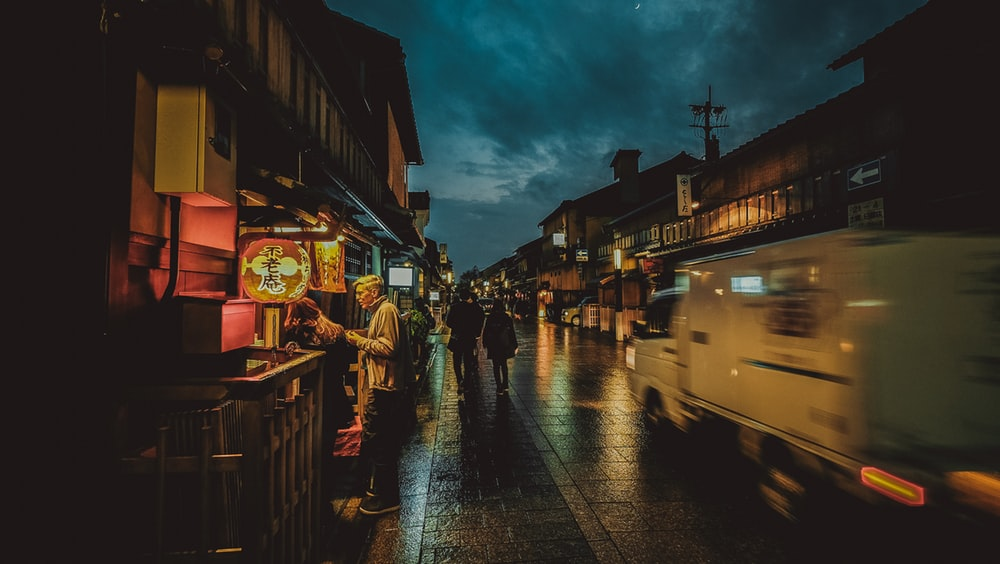
#> input picture opencv/lowlight.jpg, 1000 x 564 px
$ python imgthresh.py
#> lines starting #> are read from the running program, lines starting #| are printed output that depends on the picture; after the words box and inside, x2 and y2 are one past the last pixel; in counts of white or black regions, pixels touching at a corner belong together
import cv2

img = cv2.imread('lowlight.jpg',cv2.IMREAD_GRAYSCALE)
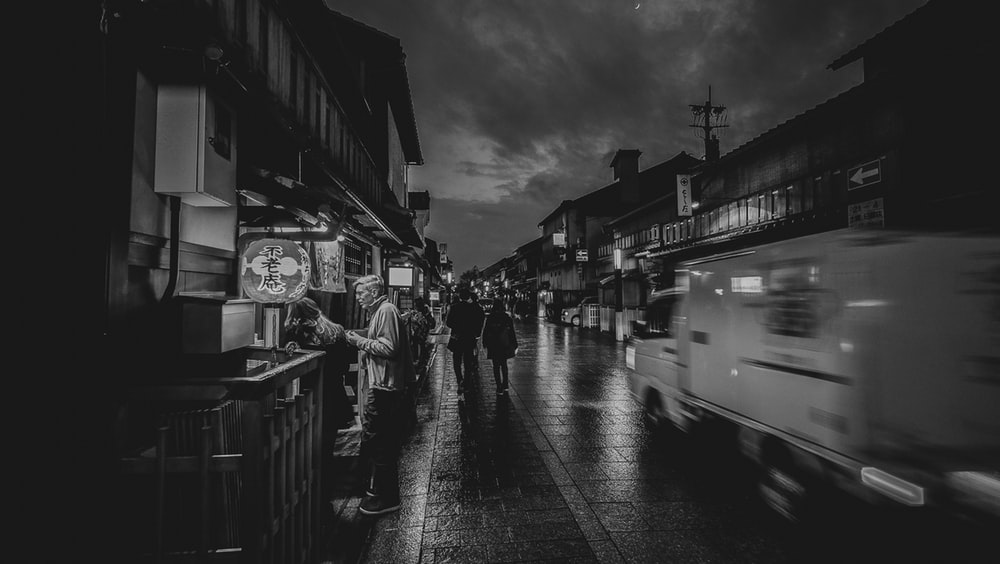
#> img: shape (564, 1000); min 0, max 237, mean 48.4

ret,threshold=cv2.threshold(img,80,255,cv2.THRESH_BINARY)
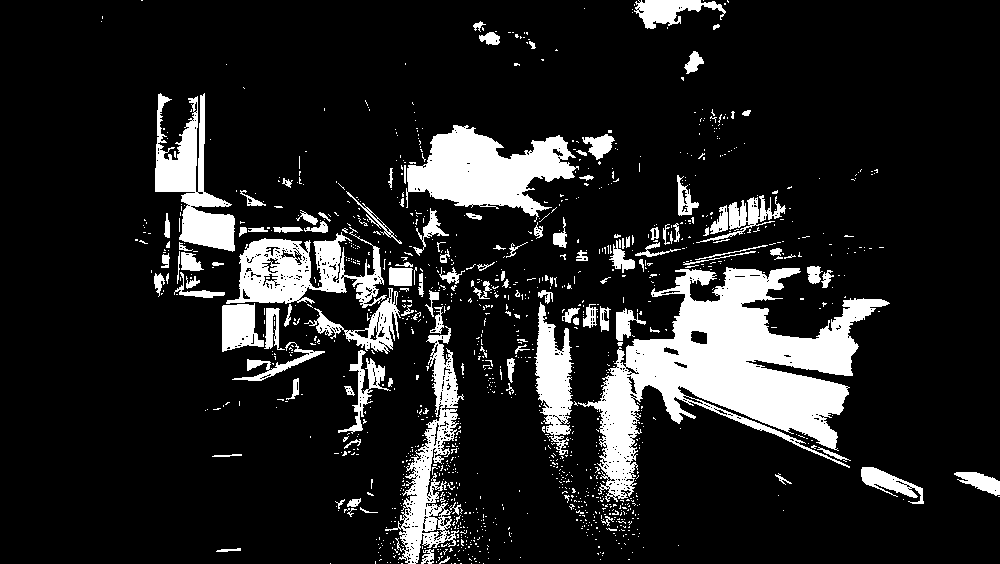
#> threshold: shape (564, 1000); 14.1% white; 1250 white regions (1128 under 20 px), largest, box (x1, y1, x2, y2) and area: (578, 267, 890, 502) 27442, (406, 125, 579, 222) 8737, (226, 227, 387, 308) 5900
gauss = cv2.adaptiveThreshold(img,255,cv2.ADAPTIVE_THRESH_GAUSSIAN_C,cv2.THRESH_BINARY,115,5)
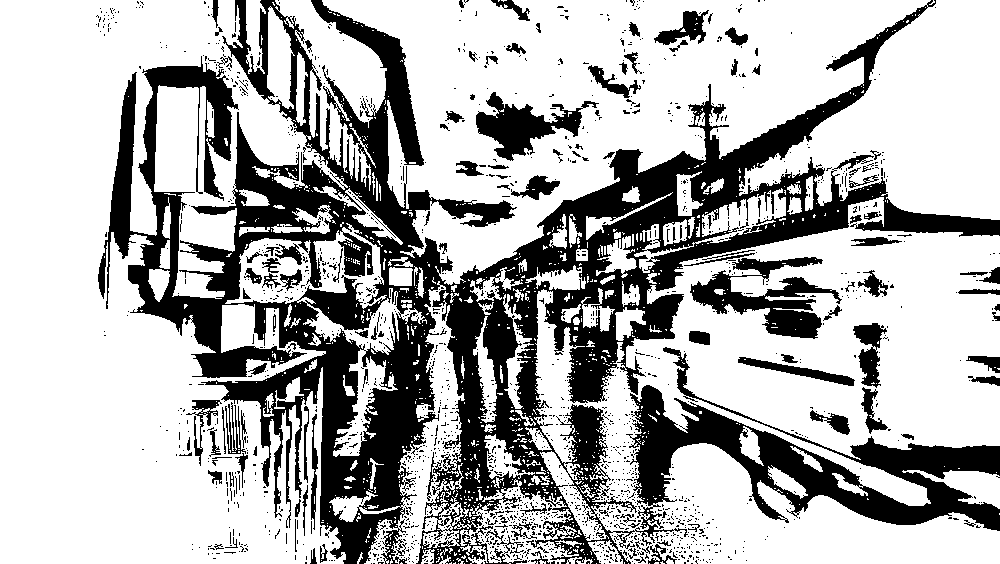
#> gauss: shape (564, 1000); 69.8% white; 1707 black regions (1578 under 20 px), largest, box (x1, y1, x2, y2) and area: (98, 0, 1000, 564) 142679, (690, 257, 842, 339) 4830, (476, 92, 599, 161) 3243
#gauss1 = cv2.adaptiveThreshold(img,255,cv2.ADAPTIVE_THRESH_GAUSSIAN_C,cv2.THRESH_BINARY,15,0)
retv,otsu = cv2.threshold(img, 125,255,cv2.THRESH_BINARY+cv2.THRESH_OTSU)
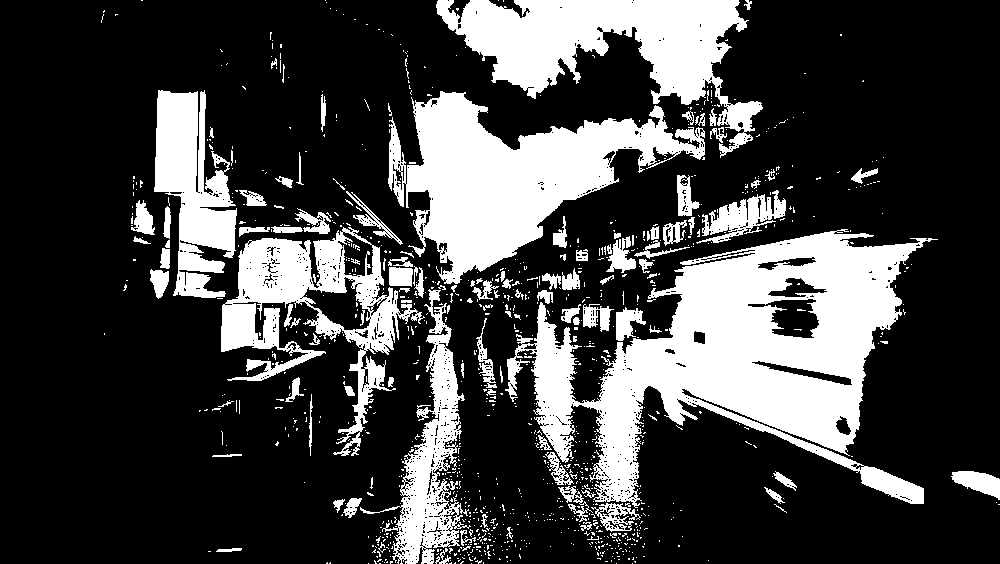
#> otsu: shape (564, 1000); 26% white; 1080 white regions (963 under 20 px), largest, box (x1, y1, x2, y2) and area: (505, 229, 938, 508) 49091, (388, 91, 705, 284) 26091, (436, 0, 763, 158) 20200
#> retv = 62


cv2.imshow('gauss',gauss)
cv2.imshow('otsu',otsu)
cv2.waitKey(0)
cv2.destroyAllWindows()
